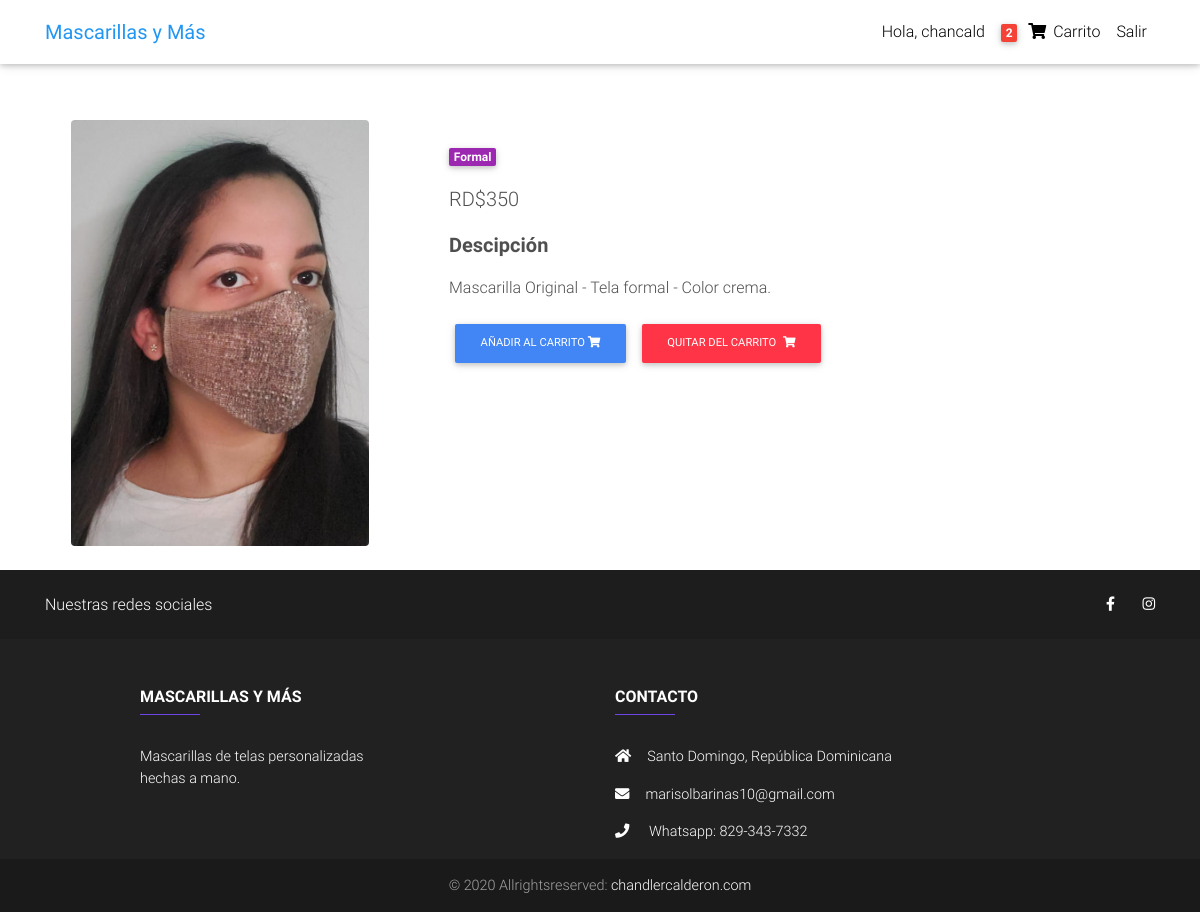
The page /product/original-crema/ (signed in) on the database its author committed.
### catalog/models.py (models this page shows, shortened)
class Order(models.Model):
    user = models.ForeignKey(User, on_delete=models.CASCADE)
    items = models.ManyToManyField(OrderItem)
    promo = models.ManyToManyField(Promo)
    address = models.ForeignKey("Address", on_delete=models.SET_NULL, blank=True, null=True)
    ordered = models.BooleanField(default=False)
    start_date = models.DateTimeField(auto_now_add=True)
    ordered_date = models.DateTimeField()

class Item(models.Model):
    title = models.CharField(max_length=40)
    price = models.IntegerField()
    discount_price = models.IntegerField(blank=True, null=True)
    slug = models.SlugField()
    status = models.name = models.CharField(max_length=200)
    category = models.CharField(choices=CATEGORY_CHOICES, max_length=2)
    label = models.CharField(choices=LABEL_CHOICES, max_length=2)
    description = models.TextField()
    image = models.ImageField(default='default.jpg', upload_to='static/images')
    def get_add_to_cart_url(self):
        return reverse('add_to_cart', kwargs={'slug':self.slug})
    def get_remove_from_cart_url(self):
        return reverse('remove_from_cart', kwargs={'slug':self.slug})

### catalog/views.py (the view)
# urls.py: path('product/<slug>/', ProductDetail.as_view(), name="product"),
class ProductDetail(DetailView):
    model = Item
    template_name = 'product.html'

### catalog/templatetags/cart_template_tags.py (called while the page is built)
@register.filter
def cart_item_count(user):
    if user.is_authenticated:
        qs = Order.objects.filter(user=user, ordered=False)
        if qs.exists():
            order = qs[0]
            return order.items.count()
        else:
            return 0

### templates/product.html (shortened to what this page needs)
{% extends 'base.html' %}
{% load static %}
{% block content %}
  <main class="mt-5 pt-4">
    <div class="container dark-grey-text mt-5">
      <div class="row wow fadeIn">
        <div class="col-md-4 mb-4 text-center">
          <img src="{{object.image.url}}" style="height:auto; max-width:85%;" class="rounded" alt="">
        </div>
        <div class="col-md-6 mb-4">
          <div class="p-4">
            <div class="mb-3">
              <a href="">
                <span class="badge purple mr-1">{{object.get_category_display}}</span>
              </a>
            </div>
            <p class="lead">
              <span class="mr-1">
                {% if object.discount_price  %}
                  <del>RD${{object.price}}</del>
                  <span>RD${{object.discount_price}}</span>
                {% else %}
                  <span>RD${{object.price}}</span>
                {% endif %}
              </span>
            </p>
            <p class="lead font-weight-bold">Descipción</p>
            <p>{{object.description}}</p>
            {% if request.user.is_authenticated %}
            <a href="{{object.get_add_to_cart_url}}" class="btn btn-primary btn-md my-2 p" type="submit">Añadir al carrito
              <i class="fas fa-shopping-cart"></i>
            </a>
            <a href="{{object.get_remove_from_cart_url}}" class="btn btn-danger btn-md my-2 p" type="submit">Quitar del carrito
              <i class="fas fa-shopping-cart ml-1"></i>
            </a>
            {% else %}
            <div class="mt-5 bold">
            *Debe de iniciar sesión para poder usar el carrito
            {% endif %}
            </div>
          </div>
        </div>
      </div>
  </main>
  {% endblock %}

### templates/base.html (shortened to what this page needs)
{% load static %}
{% load cart_template_tags %}
<!doctype html>
<html lang="en">
<head>
  <link rel="stylesheet" href="https://use.fontawesome.com/releases/v5.11.2/css/all.css">
  <link href="{% static 'css/bootstrap.min.css' %}" rel="stylesheet">
  <link href="{% static 'css/mdb.min.css' %}" rel="stylesheet">
  <link href="{% static 'css/style.min.css' %}" rel="stylesheet">
</head>
<body>
  <nav class="navbar fixed-top navbar-expand-lg navbar-light white scrolling-navbar">
    <div class="container">
      <a class="navbar-brand waves-effect" href="/" >
        <strong class="blue-text">Mascarillas y Más</strong>
      </a>
      <div class="collapse navbar-collapse" id="navbarSupportedContent">
        <ul class="navbar-nav nav-flex-icons">
          {% if request.user.is_authenticated %}
          <li class="nav-item">
            <a class="nav-link waves-effect" href="#">Hola, {{request.user.username}}
            </a>
          </li>
          <li class="nav-item">
            <a href="{% url 'order_summary' %}" class="nav-link waves-effect">
              <span class="badge red z-depth-1 mr-1">{{ request.user|cart_item_count }}</span>
              <i class="fas fa-shopping-cart"></i>
              <span class="clearfix d-none d-sm-inline-block"> Carrito </span>
            </a>
          </li>
          <li class="nav-item">
            <a class="nav-link waves-effect" href="{% url 'account_logout' %}">Salir
            </a>
          </li>
          {% endif %}
        </ul>
      </div>
    </div>
  </nav>
  {% block content %}{% endblock %}
<footer class="page-footer font-small elegant-color-dark">
  <div style="background-color: #1d1d1d;">
    <div class="container">
      <div class="row py-4 d-flex align-items-center">
        <div
          class="col-md-6 col-lg-5 text-center text-md-left mb-4 mb-md-0"
        >
          <h6 class="mb-0">Nuestras redes sociales</h6>
        </div>
        <div class="col-md-6 col-lg-7 text-center text-md-right">
          <a class="fb-ic">
            <i class="fab fa-facebook-f white-text mr-4"> </i>
          </a>
          <a class="ins-ic">
            <i class="fab fa-instagram white-text"> </i>
          </a>
        </div>
      </div>
    </div>
  </div>
  <div class="container text-center text-md-left mt-5">
    <div class="row mt-3">
      <div class="col-md-3 col-lg-4 col-xl-3 mx-auto mb-4">
        <h6 class="text-uppercase font-weight-bold">Mascarillas y Más</h6>
        <hr
          class="deep-purple accent-2 mb-4 mt-0 d-inline-block mx-auto"
          style="width: 60px;"
        />
        <p>
          Mascarillas de telas personalizadas hechas a mano.
        </p>
      </div>
      <div class="col-md-5 col-lg-5 col-xl-5 mx-auto mb-md-0 mb-4">
        <h6 class="text-uppercase font-weight-bold">Contacto</h6>
        <hr
          class="deep-purple accent-2 mb-4 mt-0 d-inline-block mx-auto"
          style="width: 60px;"
        />
        <p><i class="fas fa-home mr-3"></i>Santo Domingo, República Dominicana</p>
        <p><i class="fas fa-envelope mr-3"></i>marisolbarinas10@gmail.com</p>
        <p><i class="fas fa-phone mr-3"></i> Whatsapp: 829-343-7332</p>
      </div>
    </div>
  </div>
  <div class="footer-copyright text-center py-3">
    © 2020 Allrightsreserved:
    <a href="http://chandlercalderon.com">chandlercalderon.com</a>
  </div>
</footer>
</body>
</html>

### templates/base.html (style rules this page uses)
html, body, header, .carousel { height: 60vh; }

### rows shown on the page
Item: image (picture), category "Formal", price "350", description "Mascarilla Original - Tela formal - Color crema."

### other values the page prints
{{ request.user.username }} "chancald"
{{ request.user|cart_item_count }} "2"
